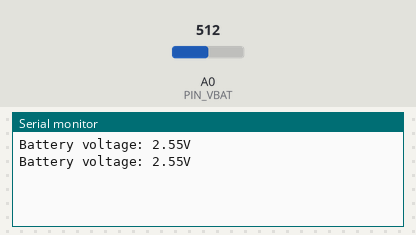
A sketch run on a simulated Arduino Uno, built with avr-gcc and run on an emulated ATmega328P. Parts: the last lines printed to the serial monitor. Inputs (shaded band) come from the test bench; at power-on: A0 (PIN_VBAT) = 512.

Above: at 5.8 s.
5.9 s: A0 (PIN_VBAT) set to 716
At 10.3 s:
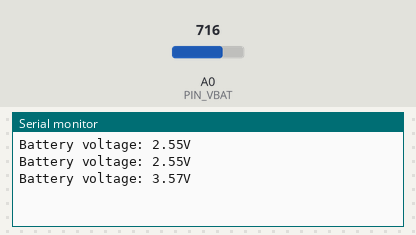
11.9 s: A0 (PIN_VBAT) set to 900
At 15.4 s:
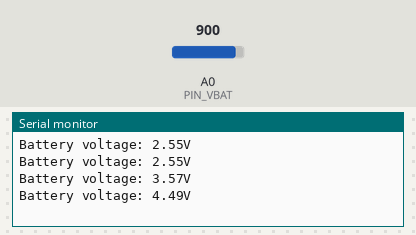
Timing chart, 0 to 16.9 s (numbered marks = the images above; inputs shaded):
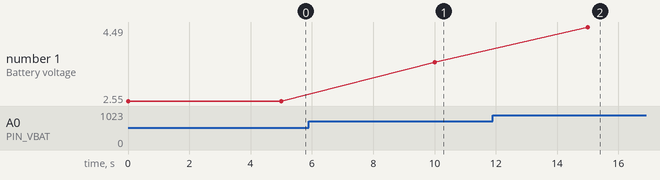

The sketch:

EX15_READ_VBAT.ino
```cpp
//How to read the battery voltage (VBAT)

#define PIN_VBAT A0

void setup() {

  Serial.begin(9600);
}

void loop() {

  float vbat = analogRead(A0);
  vbat = vbat * (5.10 / 1023.00);
  Serial.print("Battery voltage: ");
  Serial.print(vbat);
  Serial.println("V");

  delay (5000);
}
```

Measured:
- after the input at 5.9 s, the serial monitor: prints a new line after 4.1 s (image 1)
- after the input at 11.9 s, the serial monitor: prints a new line after 3.1 s (image 2)
- plotted number 1: 2.55 → 3.57 after the input at 5.9 s, 3.57 → 4.49 after the input at 11.9 s
